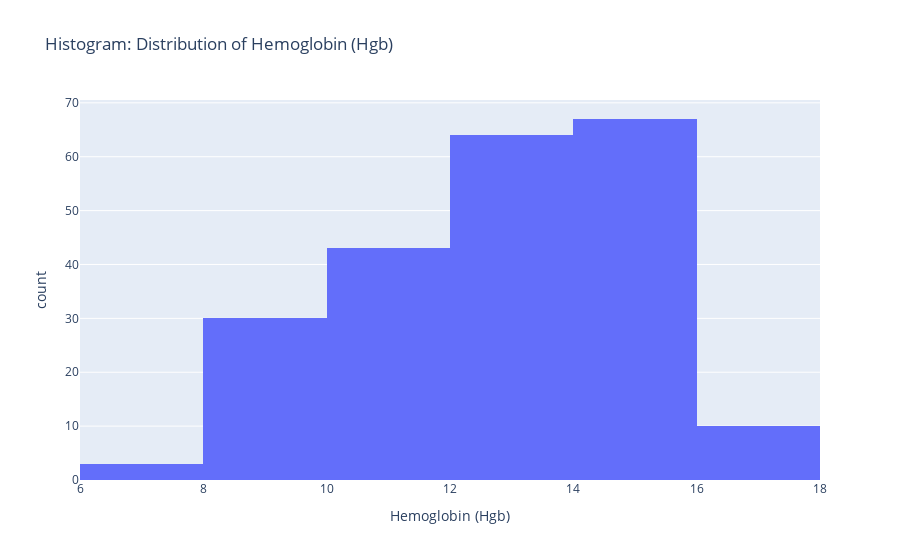

Here is the notebook cell this chart was saved with:
### Code cell
histogram_fig = px.histogram(
    df, 
    x='Hgb', 
    nbins=10, 
    title='Histogram: Distribution of Hemoglobin (Hgb)',
    labels={'Hgb': 'Hemoglobin (Hgb)'}
)
histogram_fig.show()

### Figure 1 — Plotly figure (JSON) as saved in the notebook; plotly's stock layout.template omitted (floating-point values rounded to 4 significant figures; data arrays with more than 128 entries replaced by an {"elided": "..."} marker saying what was removed)
{"data": [{"alignmentgroup": "True", "bingroup": "x", "hovertemplate": "Hemoglobin (Hgb)=%{x}<br>count=%{y}<extra></extra>", "legendgroup": "", "marker": {"color": "#636efa", "pattern": {"shape": ""}}, "name": "", "nbinsx": 10, "offsetgroup": "", "orientation": "v", "showlegend": false, "type": "histogram", "x": {"elided": "217 float values"}, "xaxis": "x", "yaxis": "y"}], "layout": {"barmode": "relative", "legend": {"tracegroupgap": 0}, "title": {"text": "Histogram: Distribution of Hemoglobin (Hgb)"}, "xaxis": {"anchor": "y", "domain": [0, 1], "title": {"text": "Hemoglobin (Hgb)"}}, "yaxis": {"anchor": "x", "domain": [0, 1], "title": {"text": "count"}}}}
